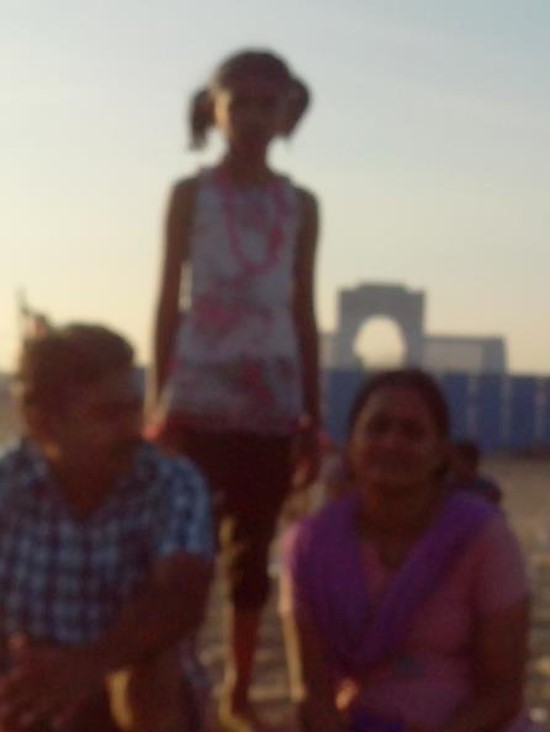
%> input picture digital-assignment-1/images/picture1.jpg, 550 x 732 px
$ octave clahe.m   (GNU Octave 9; MATLAB toolbox functions it lacks are replaced by stand-ins)
%> lines starting %> are read from the running program, lines starting %| are printed output that depends on the picture
% constrast-limited adaptive histogram equalization
clc
clear
close all

% reading the input image
I = imread('images\picture1.jpg');
%> I is the input picture: size 732x550x3 uint8; mean R, G, B 122.7, 105.8, 102.6
M = rgb2lab(I);
%> M: size 732x550x3 double; mean of channels 1, 2, 3 44.6, 7.5, 4.8
H = histeq(I);
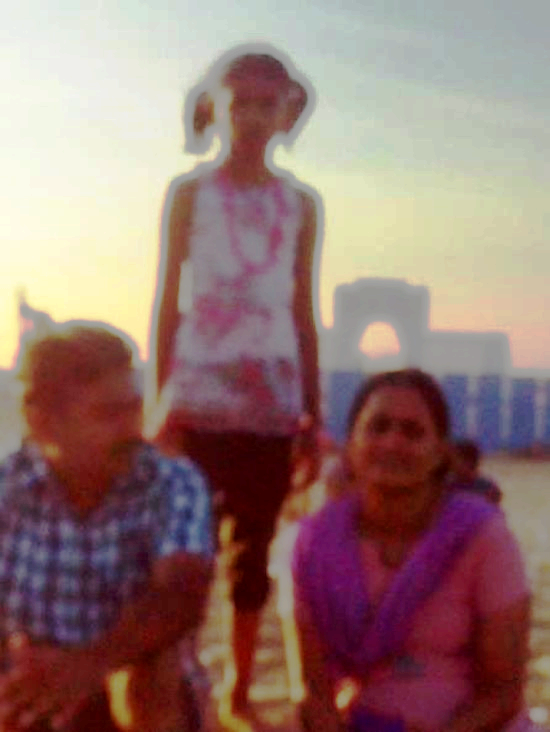
%> H: size 732x550x3 uint8; mean R, G, B 148.2, 117.5, 113.4
L = M(:,:,1)/100;
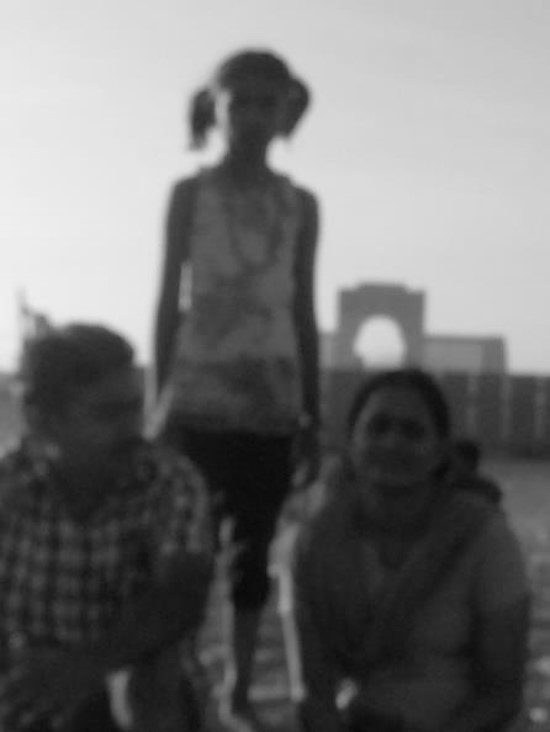
%> L: size 732x550 double; min 0.0273, max 0.941, mean 0.446
L = adapthisteq(L,'NumTiles',[8 8],'ClipLimit',0.005);
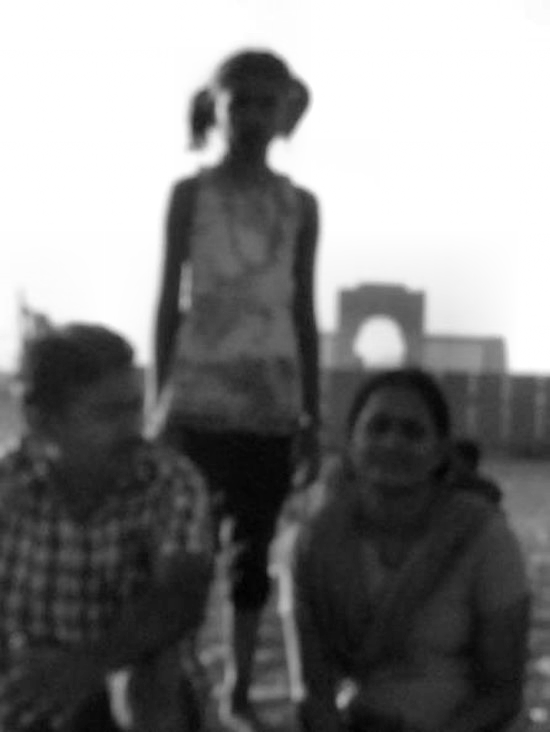
%> L: size 732x550 double; min 0, max 1, mean 0.504
M(:,:,1) = L*100;
%> M: size 732x550x3 double; mean of channels 1, 2, 3 50.4, 7.5, 4.8
R = lab2rgb(M);
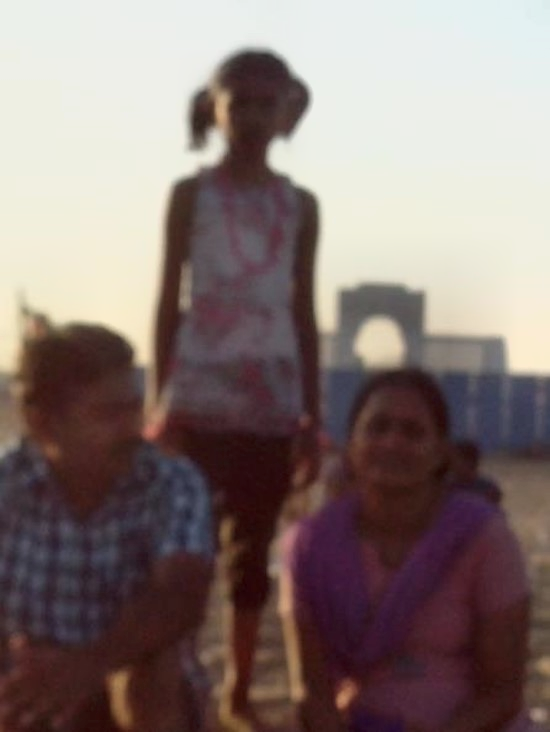
%> R: size 732x550x3 double; mean R, G, B 0.546, 0.479, 0.465; drawn with min black and max white

% image after histogram equalization
subplot(2,2,1);
imshow(H);
title('Histogram Equalized Image');

% histogram of equalized image
subplot(2,2,2);
imhist(H);
title('Histogram Equalization');

% image after clahe is applied
subplot(2,2,3);
imshow(R);
title('CLAHE Image');

% histogram of clahe image
subplot(2,2,4);
imhist(R);
title('CLAHE Histogram');
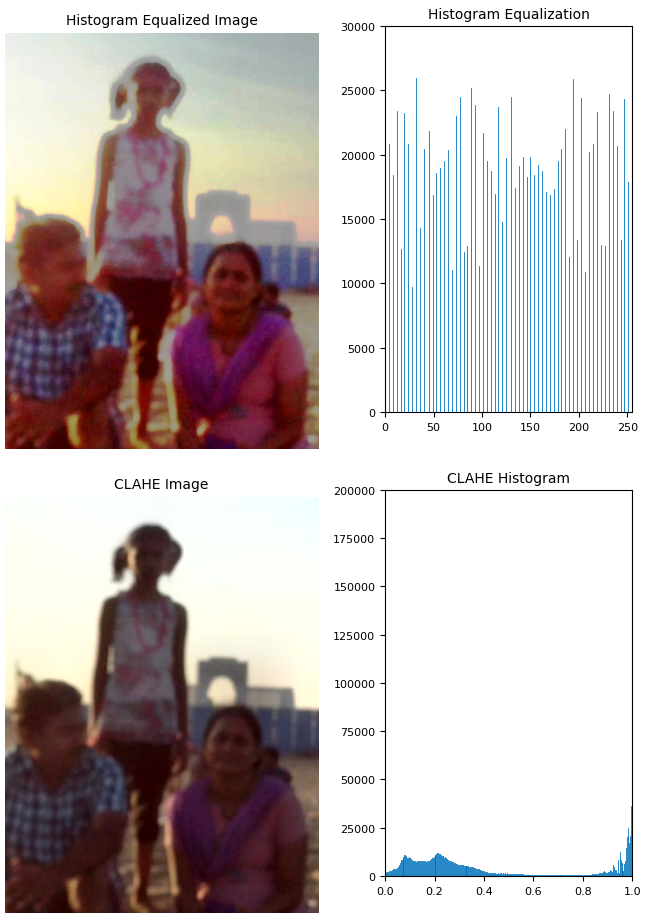
%> figure redrawn from the program's plot data, 4 panels

% metric to compare the results
%> (the run ends here)

$ run again, with digital-assignment-1/images/picture2.jpg copied over digital-assignment-1/images/picture1.jpg
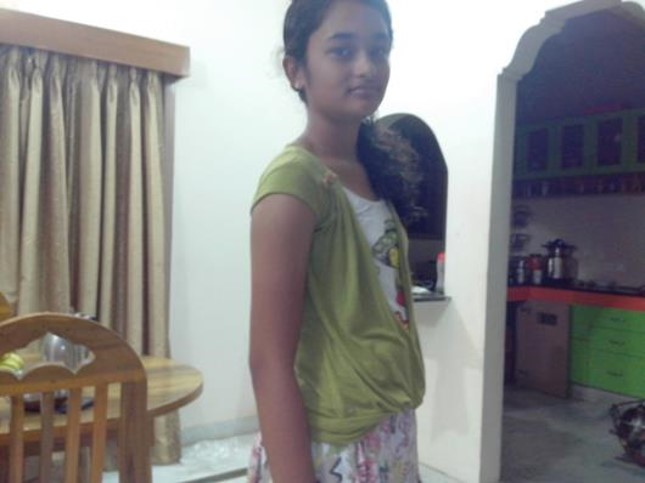
%> input picture digital-assignment-1/images/picture2.jpg, 645 x 483 px
%> I is the input picture: size 483x645x3 uint8; mean R, G, B 134.8, 133.3, 132.4
%> `L = adapthisteq(L,'NumTiles',[8 8],'ClipLimit',0.005);`:
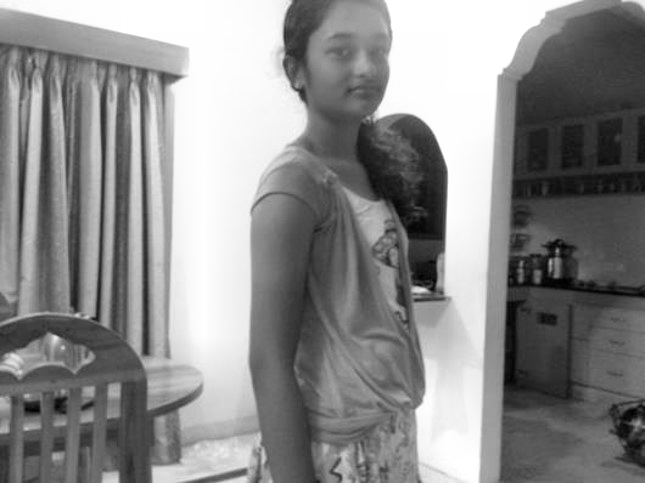
%> L: size 483x645 double; min 0, max 1, mean 0.548
%> `title('CLAHE Histogram');`:
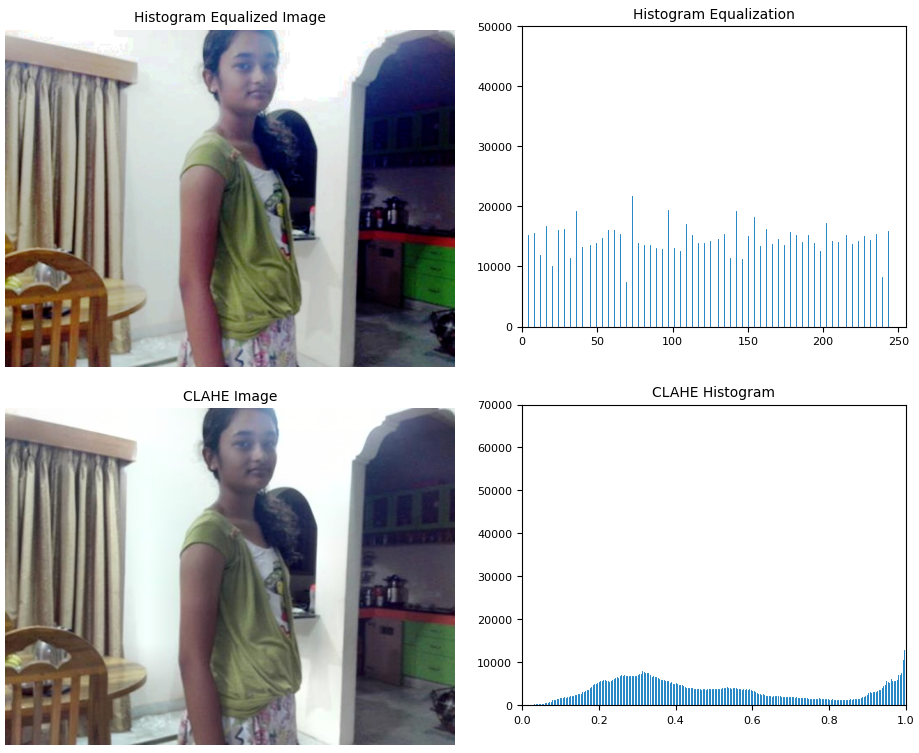
%> figure redrawn from the program's plot data, 4 panels
